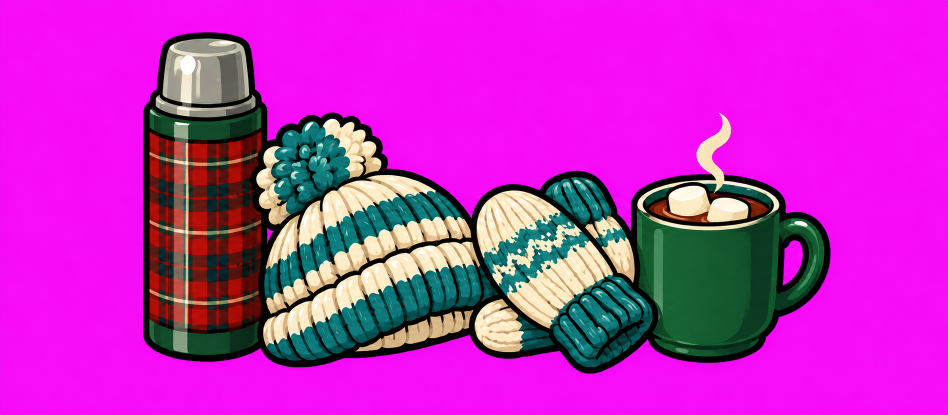
#> input picture design-docs/aurora/winter-kit.png, 1895 x 830 px (shown at 1/2 size)
$ python export.py
#> lines starting #> are read from the running program, lines starting #| are printed output that depends on the picture; after the words box and inside, x2 and y2 are one past the last pixel; in counts of white or black regions, pixels touching at a corner belong together
### design-docs/art.py
"""Shared steps for exporting seasonal theme art (see halloween/README.md).

Each theme's export.py imports this: key the flat magenta background out with
alpha from min(R,B) - G ramping between 60 and 140 and a half-strength
despill, crop to the art plus a margin, split pose sheets at their empty
column (or row) runs, measure a feature (an eye) to put sheets drawn at
different sizes on one scale, and write WebP. EyeScale holds one animal's
pictures on that scale and prints where each part sat in its reference.

The scripts pin their libraries: Pillow 13 writes a few pixels of some
pictures differently, so the shipped WebPs would no longer be reproduced.
"""
from collections import deque
from collections.abc import Callable
from pathlib import Path
import subprocess
import tempfile

import numpy as np
from PIL import Image

MARGIN = 6

Mask = Callable[[np.ndarray], np.ndarray]
# Finds where a part sits in a whole (its top left), as by_colour does.
Placer = Callable[[np.ndarray, np.ndarray], tuple[int, int]]
Size = tuple[int, int]


def keyed(path: Path) -> np.ndarray:
    rgb = np.asarray(Image.open(path).convert('RGB')).astype(np.float32)
    r, g, b = rgb[..., 0], rgb[..., 1], rgb[..., 2]
    spill = np.minimum(r, b) - g
    alpha = 1 - np.clip((spill - 60) / 80, 0, 1)
    excess = np.maximum(spill, 0) * 0.5
    out = np.dstack([r - excess, g, b - excess, alpha * 255])
    return np.clip(out, 0, 255).astype(np.uint8)


def crop(rgba: np.ndarray) -> np.ndarray:
    ys, xs = np.nonzero(rgba[..., 3] > 8)
    return rgba[max(0, ys.min() - MARGIN):ys.max() + MARGIN + 1, max(0, xs.min() - MARGIN):xs.max() + MARGIN + 1]


# [5 lines left out: function crop_origin, not called in this run]


def poses(rgba: np.ndarray, count: int) -> list[np.ndarray]:
    """Split a sheet of count poses, left to right, at the middles of its
    count - 1 widest runs of empty columns."""
    empty = (rgba[..., 3] <= 8).all(axis=0)
    runs, start = [], None
    for x, e in enumerate(empty):
        if e and start is None:
            start = x
        if not e and start is not None:
            runs.append((start, x))
            start = None
    inner = [r for r in runs if r[0] > 0 and r[1] < len(empty)]
    gaps = sorted(sorted(inner, key=lambda r: r[1] - r[0])[-(count - 1):])
    cuts = [0, *((a + b) // 2 for a, b in gaps), rgba.shape[1]]
    return [rgba[:, a:b] for a, b in zip(cuts, cuts[1:])]


# [8 lines left out: function fill_only, not called in this run]


def rows(rgba: np.ndarray, count: int) -> list[np.ndarray]:
    """Split a sheet of count pieces, top to bottom, the same way."""
    return [p.transpose(1, 0, 2) for p in poses(rgba.transpose(1, 0, 2), count)]


def blob(mask: np.ndarray, seed: tuple[int, int]) -> list[tuple[int, int]]:
    """The pixels (row, column) of mask's blob nearest seed (x, y): every one
    joined, side by side, to the mask's pixel nearest seed, in the order a
    flood fill from there reaches them."""
    ys, xs = np.nonzero(mask)
    i = int(np.argmin((ys - seed[1]) ** 2 + (xs - seed[0]) ** 2))
    start = (int(ys[i]), int(xs[i]))
    seen, todo, found = {start}, deque([start]), []
    while todo:
        y, x = todo.popleft()
        found.append((y, x))
        for n in ((y + 1, x), (y - 1, x), (y, x + 1), (y, x - 1)):
            if 0 <= n[0] < mask.shape[0] and 0 <= n[1] < mask.shape[1] and mask[n] and n not in seen:
                seen.add(n)
                todo.append(n)
    return found


def feature(path: Path, seed: tuple[int, int], dark_below: int = 200) -> float:
    """The size (mean of width and height) of the dark blob nearest seed in a
    source image: an eye, the one feature every pose of an animal shares. An
    animal whose plumage is itself dark (a brown hawk) sets dark_below lower,
    so only the pupil counts."""
    rgb = np.asarray(Image.open(path).convert('RGB')).astype(int)
    by, bx = zip(*blob(rgb.sum(axis=-1) < dark_below, seed))
    return ((max(bx) - min(bx) + 1) + (max(by) - min(by) + 1)) / 2


def lum(rgba: np.ndarray) -> np.ndarray:
    return rgba[..., :3].astype(np.float32) @ np.array([0.299, 0.587, 0.114], dtype=np.float32)


def opaque(rgba: np.ndarray) -> np.ndarray:
    return rgba[..., 3] > 128


def ground(rgba: np.ndarray) -> int:
    """The lowest row anything stands on: the last with an opaque pixel."""
    return int(np.nonzero(opaque(rgba).any(axis=1))[0].max())


# [4 lines left out: function pale, not called in this run]


def rescaled(rgba: np.ndarray, k: float) -> np.ndarray:
    img = Image.fromarray(rgba, 'RGBA')
    return np.asarray(img.resize((round(img.width * k), round(img.height * k)), Image.LANCZOS))


# Given a part, what a window of the whole the same size as it scores: the
# higher, the better the part fits there.
Score = Callable[[np.ndarray], Callable[[np.ndarray], float]]


# [50 lines left out: functions search, place, _correlate, by_colour, not called in this run]


def export(rgba: np.ndarray, out: Path, name: str, scale: float) -> tuple[int, int]:
    img = Image.fromarray(rgba, 'RGBA')
    size = (round(img.width * scale), round(img.height * scale))
    img = img.resize(size, Image.LANCZOS)
    with tempfile.TemporaryDirectory() as tmp:
        png = Path(tmp) / f'{name}.png'
        img.save(png)
        subprocess.run(['cwebp', '-quiet', '-q', '90', '-alpha_q', '100', '-exact', str(png), '-o', str(out / f'{name}.webp')], check=True)
    return size


# [34 lines left out: functions export_with_fur, knobbed, span_up, not called in this run]


def cut(rgba: np.ndarray, names: list) -> dict:
    """A sheet split into its named pieces, left to right, each cropped."""
    return dict(zip(names, (crop(p) for p in poses(rgba, len(names)))))


class EyeScale:
    """One animal's pictures put on one scale, the eye's (the one feature
    every pose shares), so every pose is the same animal: its eye is eye
    drawing units across, written at res file pixels per unit, and the
    theme's rig sets how big a unit is on the page. eyes says where each
    sheet's eye is (source pixels, measured by eye). Drawing units are the
    reference's, moved by margin so a frame round it has a margin. measure
    says how big the feature is in a sheet, given where it is: feature (a
    dark blob) by default, or another where an eye cannot be told from the
    fur round it (a bumblebee's, in its black head) or than which only a
    darker blob counts (a brown hawk's: feature with a lower dark_below).
    Given middle (where the feature's middle is in a sheet, source pixels,
    given its seed), the reference and each key pose also print where
    their eye is, which the lab lines up with the rig's."""

    def __init__(self, here: Path, eyes: dict[str, tuple[int, int]], eye: float, res: int, margin: int = 1,
                 measure: Callable[[Path, tuple[int, int]], float] = feature,
                 middle: Callable[[Path, tuple[int, int]], tuple[float, float]] | None = None):
        self.here, self.eyes, self.eye, self.res, self.margin, self.measure, self.middle = here, eyes, eye, res, margin, measure, middle
        self.standing = np.zeros((0, 0, 4), np.uint8)
        self.standing_sheet = ''

    def px(self, sheet: str, seed: tuple[int, int] | None = None) -> float:
        """The eye's size in a sheet's own pixels."""
        return self.measure(self.here / sheet, seed or self.eyes[sheet])

    def on_eye(self, sheet: str) -> float:
        """File pixels to each of a sheet's pixels."""
        return self.eye / self.px(sheet) * self.res

    def per_unit(self) -> float:
        """The reference's pixels to each drawing unit."""
        return self.px(self.standing_sheet) / self.eye

    def units(self, size: Size) -> str:
        return f'{size[0] / self.res:.2f}x{size[1] / self.res:.2f}'

    # [9 lines left out: function spot, not called in this run]

    def eye_at(self, sheet: str, seed: tuple[int, int], key: Callable[[Path], np.ndarray]) -> str:
        if self.middle is None:
            return ''
        x, y = self.spot(sheet, seed, self.middle(self.here / sheet, seed), key)
        return f'; eye at {x:.2f}, {y:.2f}'

    def reference(self, sheet: str, out: Path, name: str, key: Callable[[Path], np.ndarray] = keyed) -> Size:
        """The whole animal standing square, its anatomy reference: written
        for the lab to lay over the rig, and kept to place the parts by."""
        self.standing = crop(key(self.here / sheet))
        self.standing_sheet = sheet
        size = export(self.standing, out, name, self.on_eye(sheet))
        print(f'{name}: {self.units(size)} at {self.margin}, {self.margin}; ground {ground(self.standing) / self.per_unit() + self.margin:.2f}{self.eye_at(sheet, self.eyes[sheet], key)}')
        return size

    def key_poses(self, prefix: str, seeds: dict[str, tuple[int, int]], out: Path, key: Callable[[Path], np.ndarray] = keyed) -> None:
        """Key poses of the same animal, drawn from the reference, that the
        rig's poses are tuned toward; the lab lays each over its mode. seeds
        says where each one's eye is."""
        for pose, seed in seeds.items():
            name = f'{prefix}{pose}'
            path = self.here / f'{name}.png'
            eye = self.measure(path, seed)
            size = export(crop(key(path)), out, name, self.eye / eye * self.res)
            print(f'{name}: eye {eye:.1f}px; drawing units {self.units(size)}{self.eye_at(f"{name}.png", seed, key)}')

    # [13 lines left out: function placed, not called in this run]

    def find(self, part: np.ndarray, mask: Mask | Placer) -> tuple[int, int]:
        """Where a part, grown onto the reference's pixels, sits in it."""
        return by_colour(part, self.standing) if mask is by_colour else place(part, self.standing, mask=mask)

    # [20 lines left out: functions parts, bar, foot, not called in this run]

### design-docs/aurora/export.py
# /// script
# dependencies = ["pillow==12.3.0", "numpy==2.5.4"]
# ///
"""Keys, crops and exports the northern lights art. Run: uv run design-docs/aurora/export.py

The steps are shared with the other themes (../art.py). The winter kit is
exported at twice its display size. The fox's pictures (curled up, looking
up, and the parts it is put together from) are all put on one scale, the
eye's, so every pose is the same animal; they are written at RES pixels per
drawing unit, and fox-rig.ts sets how big a drawing unit is on the page.
"""
from pathlib import Path
import sys

sys.path.insert(0, str(Path(__file__).resolve().parents[1]))
from art import EyeScale, crop, cut, export, export_with_fur, keyed, rows  # noqa: E402

HERE = Path(__file__).resolve().parent
OUT = HERE.parents[1] / 'internal/dashboard/ui/src/lib/theme/aurora'
LAB = HERE.parents[1] / 'internal/dashboard/ui/src/lab'
FOX = ['fox-curled', 'fox-alert', 'fox-trot', 'fox-bow', 'fox-pounce']
# The poses still shipped: curled up, asleep or looking up. Standing and
# moving, the fox is put together from PARTS, cut from fox-standing.png (the
# whole fox standing square, its anatomy reference) into fox-parts-2.png, on
# legs: fox-haunch.png from hip to knee (shoulder to elbow), the upper piece
# of fox-legs.png for the bones below, standing on fox-toes.png, all sized to
# the reference's legs.
SHIPPED = ['fox-curled', 'fox-alert']
PARTS = ['fox-tail', 'fox-torso', 'fox-head']
# The eye's size in drawing units, and file pixels per drawing unit.
EYE = 1.544
RES = 12
# Where each sheet's eye is (source pixels), measured by eye: the sheet's
# trotting fox stands for its scale.
EYES = {'fox-sheet.png': (1187, 416), 'fox-standing.png': (1290, 330), 'fox-parts-2.png': (1800, 335)}
# Key poses of the same fox, drawn from fox-standing.png, that the rig's
# poses are tuned toward; the lab lays each over its mode. Where each one's
# eye is (source pixels), measured by eye.
KEY_POSES = {
    'trot-reach': (1280, 322), 'trot-pass': (1274, 322), 'crouch': (1320, 534),
    'bow': (1235, 566), 'pounce': (1294, 496), 'dig': (1242, 704),
}
# In drawing units: the legs' thickness below the haunch, outline included;
# the haunch's at its thick end (the hind legs'; the forelegs draw it
# thinner); and the toes' length. A fox stands on its toes; the leg comes
# down onto their back (HEEL, as fractions of their box).
LEG = 2.1
HAUNCH = 3.3
TOES = 3.3
HEEL = (0.3, 0.3)


def main() -> None:
    kit = crop(keyed(HERE / 'winter-kit.png'))
    size = export(kit, OUT, 'winter-kit', 2 * 62 / kit.shape[0])
#> size = (248, 124)
    print(f'winter-kit: display {size[0] / 2:g}x{size[1] / 2:g}')
#| winter-kit: display 124x62
    fox = EyeScale(HERE, EYES, EYE, RES)
    units = {}
    for name, art in cut(keyed(HERE / 'fox-sheet.png'), FOX).items():
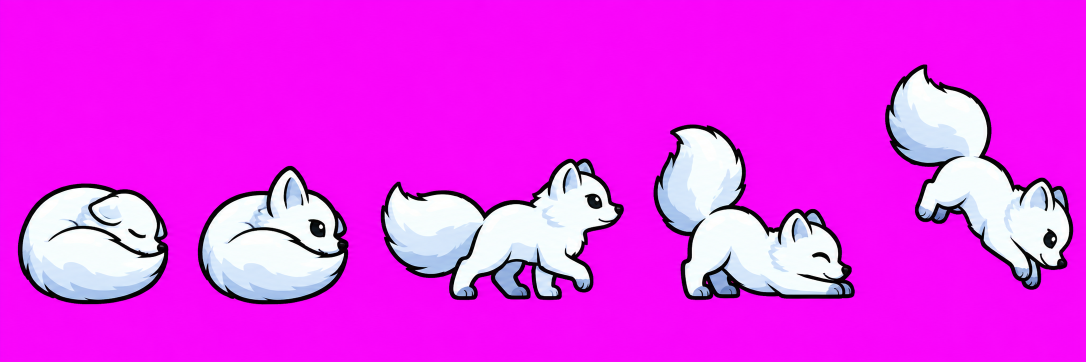
#> input picture design-docs/aurora/fox-sheet.png, 2172 x 724 px (shown at 1/2 size)
#> in keyed (call 2), `out = np.dstack([r - excess, g, b - excess, alpha * 255])`:
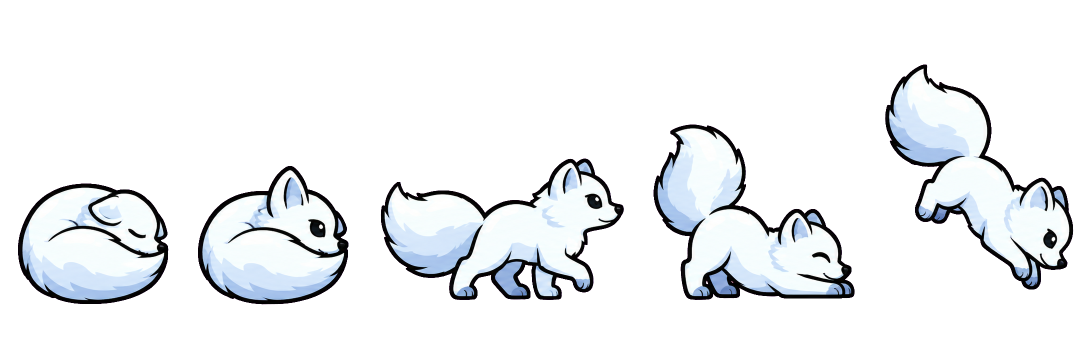
#> out: shape (724, 2172, 4) float32 (shown at 1/2 size); mean of channels 0, 1, 2, 3 140.1, 48.7, 144.7, 58.5; transparent parts drawn white
#> the loop in poses, `for x, e in enumerate(empty):` made 2172 passes
#> e on passes 1 to 12: True, True, True, True, True, True, True, True, True, True, True, True
#> after the loop in poses, `for x, e in enumerate(empty):`: runs = [(0, 36), (337, 396), (697, 761), (1248, 1307), (1710, 1770)]; start = 2147
#> in poses, `inner = [r for r in runs if r[0] > 0 and r[1] < len(empty)]`: inner = [(337, 396), (697, 761), (1248, 1307), (1710, 1770)]
#> in poses, `gaps = sorted(sorted(inner, key=lambda r: r[1] - r[0])[-(count - 1):])`: gaps has the same summary as inner
#> in poses, `cuts = [0, *((a + b) // 2 for a, b in gaps), rgba.shape[1]]`: cuts = [0, 366, 729, 1277, 1740, 2172]
        if name in SHIPPED:
            units[name] = export(art, OUT, name, fox.on_eye('fox-sheet.png'))
#> in blob, `ys, xs = np.nonzero(mask)`:
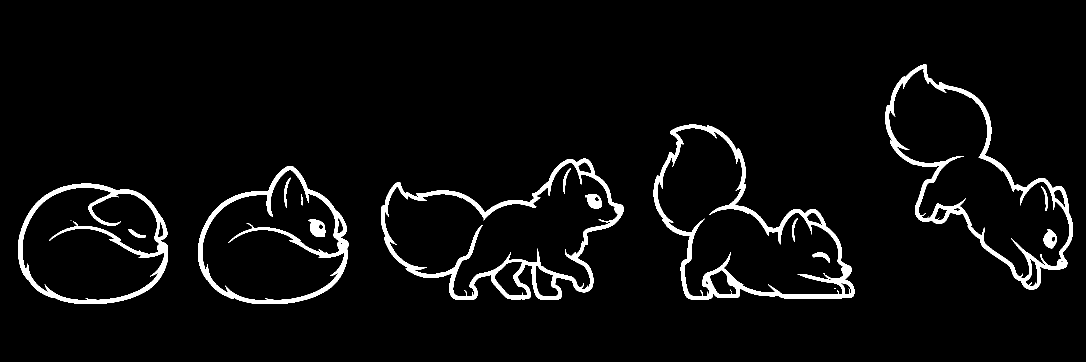
#> mask: shape (724, 2172) bool (shown at 1/2 size); 4.5% white; 19 white regions (4 under 20 px), largest, box (x1, y1, x2, y2) and area: (762, 317, 1247, 600) 16308, (1307, 249, 1709, 600) 15217, (1771, 129, 2146, 579) 14159
#> in blob, `i = int(np.argmin((ys - seed[1]) ** 2 + (xs - seed[0]) ** 2))`: i = 24684
#> in blob, `start = (int(ys[i]), int(xs[i]))`: start = (416, 1187)
#> in blob, `seen, todo, found = {start}, deque([start]), []`: found = []
#> the loop in blob, `while todo:` made 659 passes
#> (y, x) on passes 1 to 3: (416, 1187), (415, 1187), (416, 1188)
#> after the loop in blob, `while todo:`: found = 659 pairs, first value 388 to 416, second value 1170 to 1203; seen = 659 items
#> in feature, `by, bx = zip(*blob(rgb.sum(axis=-1) < dark_below, seed))`: by = 659 values, max 416 at index 0, min 388 at index 485, mean 402.1; bx = 659 values, max 1203 at index 303, min 1170 at index 655, mean 1187.7
    units['fox-reference'] = fox.reference('fox-standing.png', LAB, 'fox-reference')
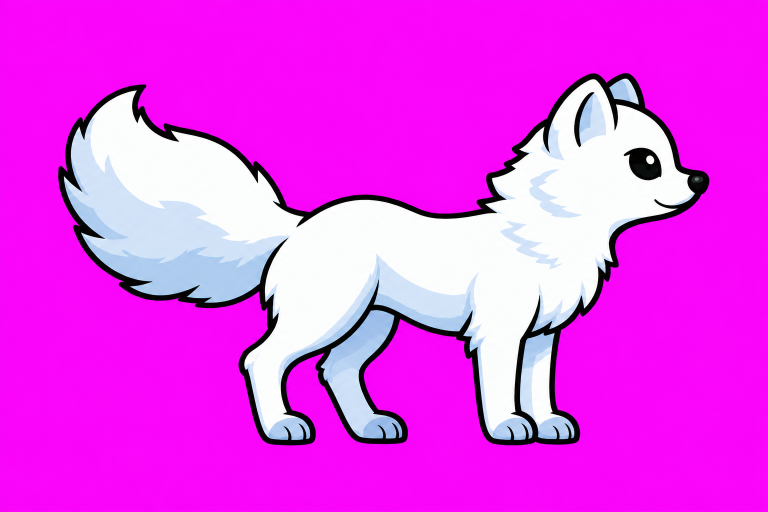
#> input picture design-docs/aurora/fox-standing.png, 1536 x 1024 px (shown at 1/2 size)
#> call 3 of blob, with seed = (1290, 330)
#> in blob (call 3), `ys, xs = np.nonzero(mask)`:
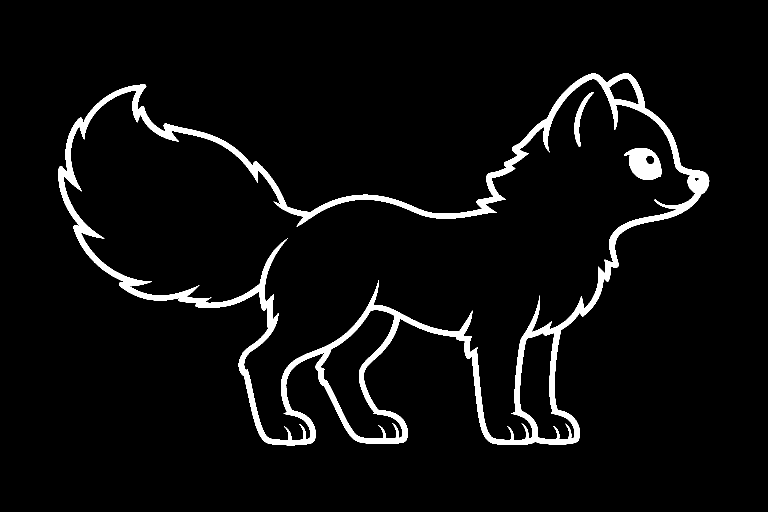
#> mask: shape (1024, 1536) bool (shown at 1/2 size); 4.8% white; 3 white regions, box (x1, y1, x2, y2) and area: (117, 146, 1419, 891) 70932, (1248, 296, 1323, 360) 3161, (1149, 185, 1188, 294) 972
#> in blob (call 3), `i = int(np.argmin((ys - seed[1]) ** 2 + (xs - seed[0]) ** 2))`: i = 17891
#> in blob (call 3), `start = (int(ys[i]), int(xs[i]))`: start = (330, 1290)
#> in blob (call 3), `seen, todo, found = {start}, deque([start]), []`: found = []
#> the loop in blob (call 3), `while todo:` made 3161 passes
#> (y, x) on passes 1 to 3: (330, 1290), (331, 1290), (329, 1290)
#> after the loop in blob (call 3), `while todo:`: found = 3161 pairs, first value 296 to 359, second value 1248 to 1322; seen = 3161 items
#> call 4 of export, with name = 'fox-reference', scale = 0.267
#> in export (call 4), `img = img.resize(size, Image.LANCZOS)`:
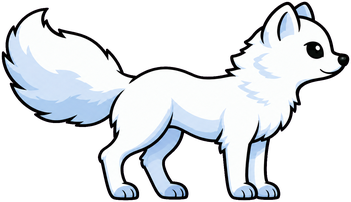
#> img: PIL image 351x202 RGBA; mean R, G, B, A 92.9, 96.1, 100.3, 121.4; transparent parts drawn white
#> in reference, `size = export(self.standing, out, name, self.on_eye(sheet))`: size = (351, 202)
#> in opaque, `return rgba[..., 3] > 128`:
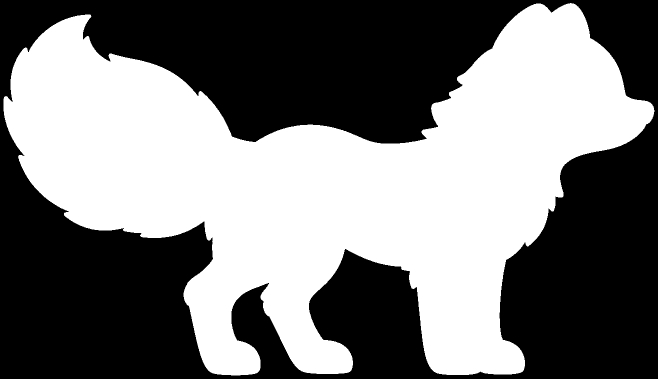
#> returned value: shape (757, 1315) bool (shown at 1/2 size); 47.6% white; 1 white region, box (x1, y1, x2, y2) and area: (7, 6, 1309, 751) 473996
#| fox-reference: 29.25x16.83 at 1, 1; ground 17.66
    fox.key_poses('fox-pose-', KEY_POSES, LAB)
    units.update(fox.parts(cut(keyed(HERE / 'fox-parts-2.png'), PARTS), 'fox-parts-2.png', OUT))
    # Each piece also as fur alone, its outline taken out.
    bone, _ = (crop(p) for p in rows(keyed(HERE / 'fox-legs.png'), 2))
    units['fox-leg'] = units['fox-leg-fur'] = export_with_fur(bone, OUT, 'fox-leg', LEG * RES / bone.shape[0])
    haunch = crop(keyed(HERE / 'fox-haunch.png'))
    units['fox-haunch'] = units['fox-haunch-fur'] = export_with_fur(haunch, OUT, 'fox-haunch', HAUNCH * RES / haunch.shape[0])
    fox.foot('fox-toes', crop(keyed(HERE / 'fox-toes.png')), OUT, TOES, HEEL)
    for name, (w, h) in units.items():
        print(f'{name}: {w}x{h}, drawing units {w / RES:.2f}x{h / RES:.2f}')


if __name__ == '__main__':
#> (the run stopped early here; a loop or call above may not have finished)
